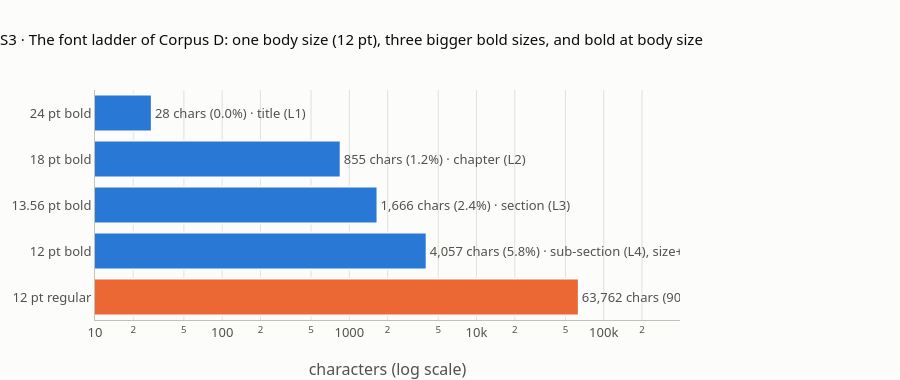

The notebook cell this image was saved under:
### Markdown cell above
## 3 · The body size comes from character counts

**What this verifies** (lesson `#s3`; I2_FACTS S3). Characters per (size, bold) over the whole PDF. 90.6% of the characters are 12 pt regular, so the body size is **12.0**. Counting spans instead would also pick 12 here, but a character count is the safe rule: a page of short bold labels can out-count long body spans. The 11.04 pt Calibri spans are blank.

The chart is the **font ladder**: every size the PDF uses, with its characters (log scale, so the 28-character title is visible next to 63,762 body characters).

### Code cell
H = size_histogram(DICTS)
total = sum(H.values())
ROWS = sorted(H.items(), key=lambda kv: (-kv[0][0], not kv[0][1]))
for (size, bold), n in ROWS:
    print(f"   size {size:5.2f} bold={str(bold):5} chars {n:6d} ({100 * n / total:.1f}%)")
check("S3 characters per (size, bold), largest size first",
      [[size, bold, n] for (size, bold), n in ROWS],
      [[24.0, True, 28], [18.0, True, 855], [13.56, True, 1666], [12.0, True, 4057], [12.0, False, 63762], [11.04, False, 0]])
check("S3 shares, % (1 decimal)", [round(100 * n / total, 1) for _, n in ROWS], [0.0, 1.2, 2.4, 5.8, 90.6, 0.0])
BODY = body_size(DICTS)
check("S3 body size (most characters)", BODY, 12.0)
spans_by_size = Counter(round(s["size"], 2) for d in DICTS for b in d["blocks"] for line in b.get("lines", [])
                        for s in line["spans"] if s["text"].strip())
check("S3 non-blank spans per size", dict(sorted(spans_by_size.items())), {12.0: 1006, 13.56: 68, 18.0: 22, 24.0: 1})

labels = [f"{size:g} pt {'bold' if bold else 'regular'}" for (size, bold), _ in ROWS if _ > 0]
vals = [n for _, n in ROWS if n > 0]
role = {24.0: "title (L1)", 18.0: "chapter (L2)", 13.56: "section (L3)"}
fig = go.Figure(go.Bar(
    y=labels, x=vals, orientation="h",
    marker=dict(color=[BLUE if b else ORANGE for (s, b), n in ROWS if n > 0], line=dict(width=2, color=SURFACE)),
    text=[f"{n:,} chars ({100 * n / total:.1f}%) · " + (role.get(s) or ("sub-section (L4), size+bold rule only" if b else "body"))
          for (s, b), n in ROWS if n > 0], textposition="outside",
    hovertemplate="%{y}: %{x:,} characters<extra></extra>"))
fig.update_layout(title="S3 · The font ladder of Corpus D: one body size (12 pt), three bigger bold sizes, and bold at body size",
                  height=380, showlegend=False, xaxis=dict(title="characters (log scale)", type="log", range=[1, 5.6]),
                  yaxis=dict(autorange="reversed"), margin=dict(r=220))
fig.show()

### Figure 1 — Plotly figure (JSON) as saved in the notebook; plotly's stock layout.template omitted (floating-point values rounded to 4 significant figures)
{"data": [{"hovertemplate": "%{y}: %{x:,} characters<extra></extra>", "marker": {"color": ["#2a78d6", "#2a78d6", "#2a78d6", "#2a78d6", "#eb6834"], "line": {"color": "#fcfcfb", "width": 2}}, "orientation": "h", "text": ["28 chars (0.0%) · title (L1)", "855 chars (1.2%) · chapter (L2)", "1,666 chars (2.4%) · section (L3)", "4,057 chars (5.8%) · sub-section (L4), size+bold rule only", "63,762 chars (90.6%) · body"], "textposition": "outside", "x": [28, 855, 1666, 4057, 63762], "y": ["24 pt bold", "18 pt bold", "13.56 pt bold", "12 pt bold", "12 pt regular"], "type": "bar"}], "layout": {"xaxis": {"title": {"text": "characters (log scale)"}, "type": "log", "range": [1, 5.6]}, "yaxis": {"autorange": "reversed"}, "margin": {"r": 220}, "title": {"text": "S3 · The font ladder of Corpus D: one body size (12 pt), three bigger bold sizes, and bold at body size"}, "height": 380, "showlegend": false}}
